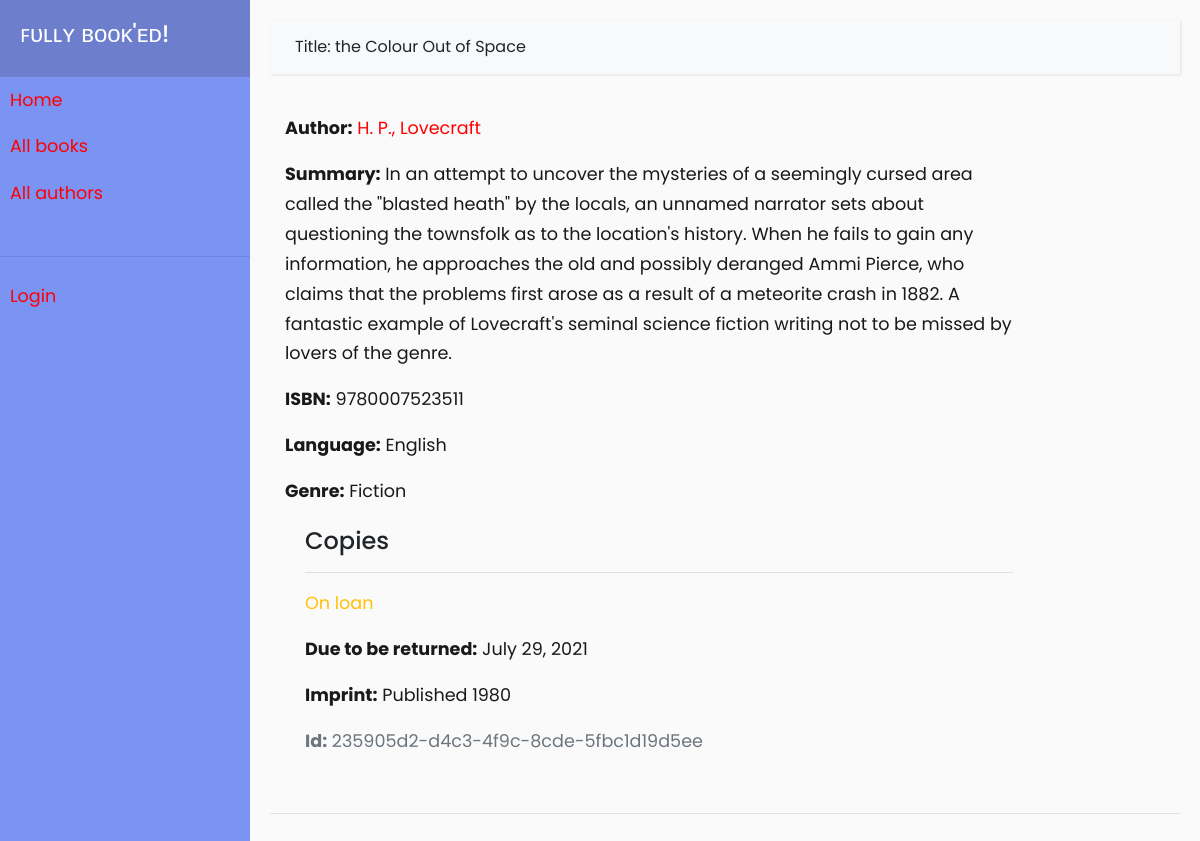
/catalog/book/2, run on an earlier commit of the app's database.
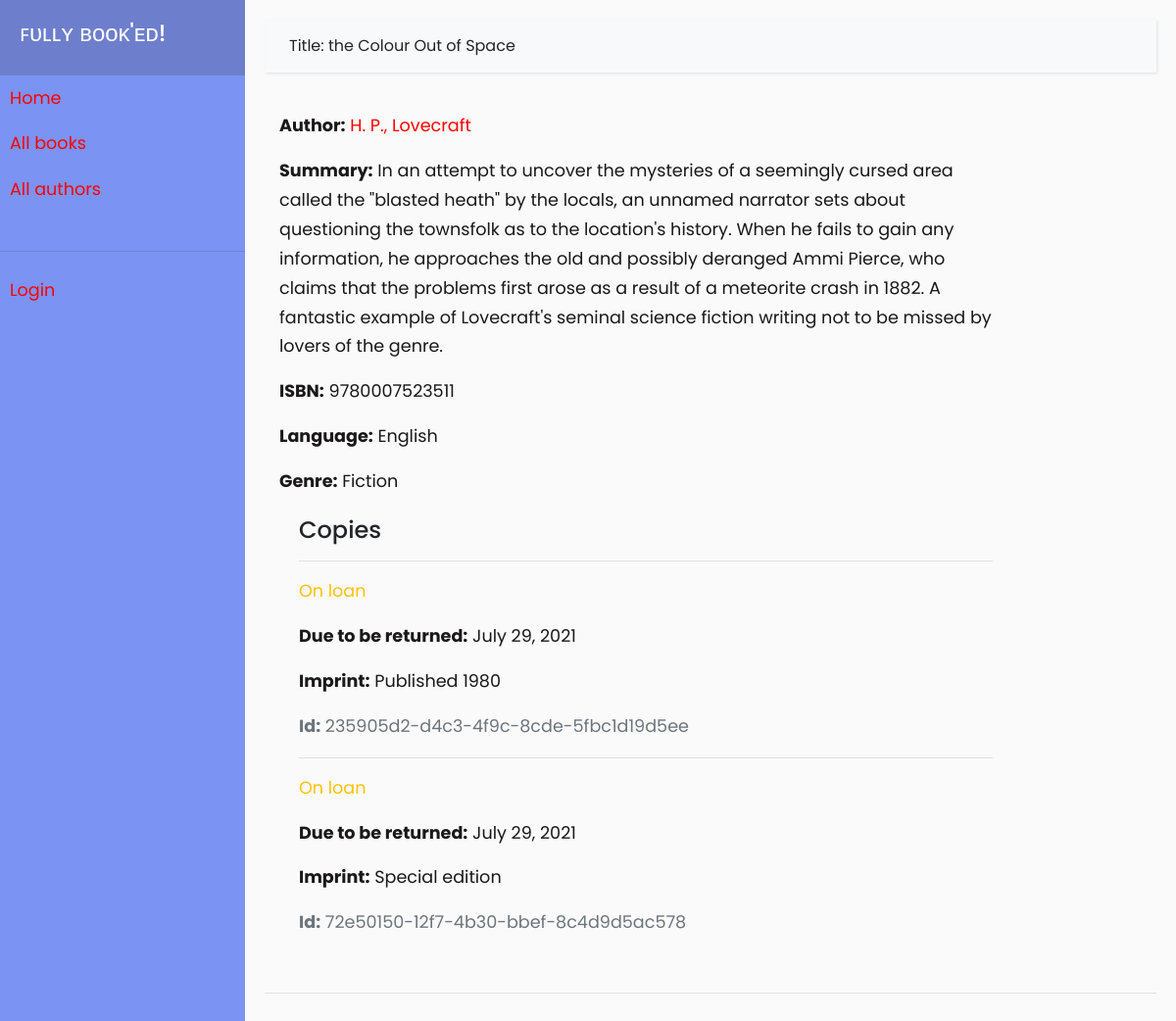
And on a later commit of the database.
### catalog/models.py (models this page shows, shortened)
class Book(models.Model):
    title = models.CharField(max_length = 100)
    author = models.ForeignKey('Author', on_delete = models.SET_NULL, null = True)
    summary = models.TextField(max_length = 1000, help_text = "Enter description of book")
    isbn = models.CharField('ISBN', max_length = 13, unique = True, help_text = '10 or 13 digit Number')
    genre = models.ManyToManyField(Genre, help_text = 'Select genre of book')
    language = models.ForeignKey('Language', on_delete = models.SET_NULL, null = True)
    def display_genre(self):
        return ', '.join(genre.name for genre in self.genre.all()[:3])
    display_genre.short_description = "Genre"

class Author(models.Model):
    first_name = models.CharField(max_length = 100)
    last_name = models.CharField(max_length = 100)
    date_of_birth = models.DateField(null = True, blank = True)
    date_of_death = models.DateField(null = True, blank = True)
    class Meta:
        ordering = ['last_name', 'first_name']
    def __str__(self):
        return f'{self.first_name}, {self.last_name}'
    def get_absolute_url(self):
        return reverse('author-detail', args=[str(self.id)])

class Language(models.Model):
    name = models.CharField(max_length = 20, help_text = "Enter language of book")
    def __str__(self):
        return self.name

class Genre(models.Model):
    name = models.CharField(max_length = 20, help_text = 'Enter book genre (ex. Fiction)')
    def __str__(self):
        return self.name

class BookInstance(models.Model):
    id = models.UUIDField(primary_key = True, default = uuid.uuid4, help_text = "Unique ID of this particular book across library")
    due_back = models.DateField(null = True, blank = True)
    book = models.ForeignKey('Book', on_delete = models.RESTRICT, null = True)
    imprint = models.CharField(max_length = 20)
    borrower = models.ForeignKey(User, on_delete=models.SET_NULL, null=True, blank=True)
    LOAN_STATUS = (
        ('m', 'Maintenance'),
        ('o', 'On loan'),
        ('a', 'Available'),
        ('r', 'Reserved')
    )
    status = models.CharField(max_length = 1, choices = LOAN_STATUS, blank = True, default = 'm', help_text = "Book availability status")
    class Meta:
        ordering = ['due_back']
        permissions = (("can_mark_returned", "Set book as returned"),)

### catalog/views.py (the view)
# urls.py: path('book/<int:pk>', views.BookDetailView.as_view(), name = 'book-detail'),
class BookDetailView(generic.DetailView):
    model = Book

### catalog/templates/catalog/book_detail.html (shortened to what this page needs)
{% extends "base_generic.html" %}
{% block heading %}
<span>Title: {{ book.title }}</span>
{% endblock %}
{% block content %}
  <p><strong>Author:</strong> <a href="{{ book.author.get_absolute_url }}">{{ book.author }}</a></p>
  <p><strong>Summary:</strong> {{ book.summary }}</p>
  <p><strong>ISBN:</strong> {{ book.isbn }}</p>
  <p><strong>Language:</strong> {{ book.language }}</p>
  <p><strong>Genre:</strong> {{ book.genre.all|join:", " }}</p>
  <div style="margin-left:20px;margin-top:20px">
    <h4>Copies</h4>
    {% for copy in book.bookinstance_set.all %}
      <hr>
      <p class="{% if copy.status == 'a' %}text-success{% elif copy.status == 'm' %}text-danger{% else %}text-warning{% endif %}">
        {{ copy.get_status_display }}
      </p>
      {% if copy.status != 'a' %}
        <p><strong>Due to be returned:</strong> {{ copy.due_back }}</p>
      {% endif %}
      <p><strong>Imprint:</strong> {{ copy.imprint }}</p>
      <p class="text-muted"><strong>Id:</strong> {{ copy.id }}</p>
    {% endfor %}
  </div>
{% endblock %}

### catalog/templates/base_generic.html (shortened to what this page needs)
<!DOCTYPE html>
<html lang="en">
  <head>
    <link
      rel="stylesheet"
      href="https://cdn.jsdelivr.net/npm/bootstrap@4.5.3/dist/css/bootstrap.min.css"
    />
    {% load static %}
    <link rel="stylesheet" href="{% static 'css/style.css' %}" />
  </head>
  <body>
    <div class="wrapper">
      <nav id="sidebar">
        <div class="sidebar-header">
          <h4>ꜰᴜʟʟʏ ʙᴏᴏᴋ'ᴇᴅ!</h4>
        </div>
        {% block sidebar %}
        <ul class="list-unstyled">
          <li><a href="{% url 'index' %}">Home</a></li>
          <li><a href="{% url 'books' %}">All books</a></li>
          <li><a href="{% url 'authors' %}">All authors</a></li>
          <br />
          <hr />
          {% if user.is_authenticated %}
          <li> User: {{ user.get_username }}</li>
          <li><a href="{% url 'my-borrowed' %}">My Borrowed Books</a></li>
          <li><a href="{% url 'logout'%}?next={{request.path}}">Logout</a></li>
          {% else %}
          <li><a href="{% url 'login'%}?next={{request.path}}">Login</a></li>
          {% endif %}
          <br>
        </ul>
        {% endblock %}
      </nav>
      <div id="content">
        <nav class="navbar navbar-expand-lg navbar-light bg-light">
          <div class="container-fluid">
            {% block heading %}<span>Welcome User!</span>{% endblock %}
          </div>
        </nav>
        <div class="col-sm-10">{% block content %}{% endblock %}</div>
        <br />
        <hr />
      </div>
    </div>
  </body>
</html>

### catalog/static/css/style.css (style rules this page uses)
body { font-family: 'Poppins', sans-serif; background: #fafafa; }
p { font-family: 'Poppins', sans-serif; font-size: 1.1em; line-height: 1.7em; color: rgb(26, 24, 24); }
a:link { color:red; }
.navbar { padding: 15px 10px; background: #fff; border: none; border-radius: 0; margin-bottom: 40px; box-shadow: 1px 1px 3px rgba(0, 0, 0, 0.1); }
.wrapper { display: flex; width: 100%; align-items: stretch; }
#sidebar { min-width: 250px; max-width: 250px; background: #7b93f3; color: #fff; transition: all 0.3s; }
#sidebar .sidebar-header { padding: 20px; background: #6d7fcc; }
#sidebar ul li a { padding: 10px; font-size: 1.1em; display: block; }
#content { width: 100%; padding: 20px; min-height: 100vh; transition: all 0.3s; }

What changed in the data, as far as the page shows it:
added BookInstance: status "On loan", due_back "July 29, 2021", imprint "Special edition", id "72e50150-12f7-4b30-bbef-8c4d9d5ac578"
